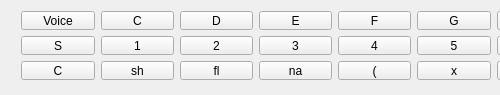
<?xml version="1.0" encoding="UTF-8"?>
<ui version="4.0">
 <class>MpKeyboardBase</class>
 <widget class="QWidget" name="MpKeyboardBase">
  <property name="geometry">
   <rect>
    <x>0</x>
    <y>0</y>
    <width>500</width>
    <height>95</height>
   </rect>
  </property>
  <property name="minimumSize">
   <size>
    <width>0</width>
    <height>95</height>
   </size>
  </property>
  <property name="maximumSize">
   <size>
    <width>500</width>
    <height>95</height>
   </size>
  </property>
  <property name="windowTitle">
   <string>SoftKeyboard</string>
  </property>
  <widget class="QWidget" name="gridLayoutWidget">
   <property name="geometry">
    <rect>
     <x>10</x>
     <y>0</y>
     <width>887</width>
     <height>91</height>
    </rect>
   </property>
   <layout class="QGridLayout" name="softKeyLayout">
    <item row="3" column="5">
     <widget class="QPushButton" name="keyFlip">
      <property name="text">
       <string>x</string>
      </property>
     </widget>
    </item>
    <item row="2" column="5">
     <widget class="QPushButton" name="key8">
      <property name="text">
       <string>5</string>
      </property>
     </widget>
    </item>
    <item row="3" column="6">
     <widget class="QPushButton" name="keyTriplet">
      <property name="text">
       <string>(3</string>
      </property>
     </widget>
    </item>
    <item row="2" column="7">
     <widget class="QPushButton" name="key2">
      <property name="text">
       <string>7</string>
      </property>
     </widget>
    </item>
    <item row="3" column="7">
     <widget class="QPushButton" name="keyLeft">
      <property name="text">
       <string>&lt;</string>
      </property>
     </widget>
    </item>
    <item row="2" column="8">
     <widget class="QPushButton" name="key1">
      <property name="text">
       <string>8</string>
      </property>
     </widget>
    </item>
    <item row="3" column="8">
     <widget class="QPushButton" name="keyDown">
      <property name="text">
       <string>D</string>
      </property>
     </widget>
    </item>
    <item row="1" column="8">
     <widget class="QPushButton" name="keyRest">
      <property name="text">
       <string>0</string>
      </property>
     </widget>
    </item>
    <item row="3" column="3">
     <widget class="QPushButton" name="keyNatural">
      <property name="text">
       <string>na</string>
      </property>
     </widget>
    </item>
    <item row="2" column="4">
     <widget class="QPushButton" name="key16">
      <property name="text">
       <string>4</string>
      </property>
     </widget>
    </item>
    <item row="3" column="1">
     <widget class="QPushButton" name="keySharp">
      <property name="text">
       <string>sh</string>
      </property>
     </widget>
    </item>
    <item row="2" column="6">
     <widget class="QPushButton" name="key4">
      <property name="text">
       <string>6</string>
      </property>
     </widget>
    </item>
    <item row="2" column="9">
     <widget class="QPushButton" name="keyDot">
      <property name="text">
       <string>.</string>
      </property>
     </widget>
    </item>
    <item row="3" column="4">
     <widget class="QPushButton" name="keySlur">
      <property name="text">
       <string>(</string>
      </property>
     </widget>
    </item>
    <item row="3" column="0">
     <widget class="QPushButton" name="keyCmd">
      <property name="text">
       <string>C</string>
      </property>
      <property name="checkable">
       <bool>true</bool>
      </property>
     </widget>
    </item>
    <item row="3" column="2">
     <widget class="QPushButton" name="keyFlat">
      <property name="text">
       <string>fl</string>
      </property>
     </widget>
    </item>
    <item row="2" column="2">
     <widget class="QPushButton" name="key64">
      <property name="text">
       <string>2</string>
      </property>
     </widget>
    </item>
    <item row="2" column="3">
     <widget class="QPushButton" name="key32">
      <property name="text">
       <string>3</string>
      </property>
     </widget>
    </item>
    <item row="2" column="0">
     <widget class="QPushButton" name="keyShift">
      <property name="text">
       <string>S</string>
      </property>
      <property name="checkable">
       <bool>true</bool>
      </property>
     </widget>
    </item>
    <item row="1" column="0">
     <widget class="QPushButton" name="voice">
      <property name="text">
       <string>Voice</string>
      </property>
      <property name="checkable">
       <bool>true</bool>
      </property>
     </widget>
    </item>
    <item row="2" column="1">
     <widget class="QPushButton" name="key128">
      <property name="text">
       <string>1</string>
      </property>
     </widget>
    </item>
    <item row="2" column="10">
     <widget class="QPushButton" name="keyDel">
      <property name="text">
       <string>D</string>
      </property>
     </widget>
    </item>
    <item row="1" column="9">
     <widget class="QPushButton" name="keyTie">
      <property name="text">
       <string>+</string>
      </property>
     </widget>
    </item>
    <item row="1" column="10">
     <widget class="QPushButton" name="keyIns">
      <property name="text">
       <string>I</string>
      </property>
     </widget>
    </item>
    <item row="3" column="9">
     <widget class="QPushButton" name="keyUp">
      <property name="text">
       <string>U</string>
      </property>
     </widget>
    </item>
    <item row="3" column="10">
     <widget class="QPushButton" name="keyRight">
      <property name="text">
       <string>&gt;</string>
      </property>
     </widget>
    </item>
    <item row="1" column="1">
     <widget class="QPushButton" name="keyC">
      <property name="text">
       <string>C</string>
      </property>
     </widget>
    </item>
    <item row="1" column="2">
     <widget class="QPushButton" name="keyD">
      <property name="text">
       <string>D</string>
      </property>
     </widget>
    </item>
    <item row="1" column="3">
     <widget class="QPushButton" name="keyE">
      <property name="text">
       <string>E</string>
      </property>
     </widget>
    </item>
    <item row="1" column="4">
     <widget class="QPushButton" name="keyF">
      <property name="text">
       <string>F</string>
      </property>
     </widget>
    </item>
    <item row="1" column="5">
     <widget class="QPushButton" name="keyG">
      <property name="text">
       <string>G</string>
      </property>
     </widget>
    </item>
    <item row="1" column="6">
     <widget class="QPushButton" name="keyA">
      <property name="text">
       <string>A</string>
      </property>
     </widget>
    </item>
    <item row="1" column="7">
     <widget class="QPushButton" name="keyB">
      <property name="text">
       <string>B</string>
      </property>
     </widget>
    </item>
   </layout>
  </widget>
 </widget>
 <layoutdefault spacing="6" margin="11"/>
 <resources/>
 <connections/>
</ui>
